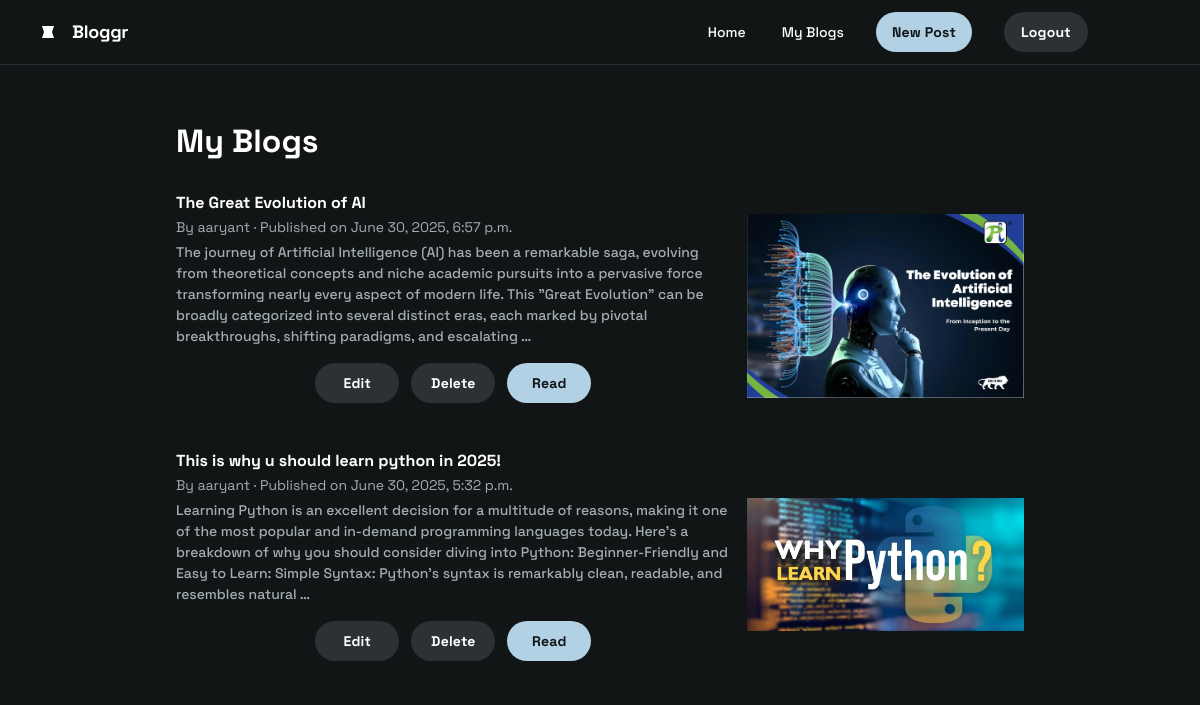
The page /myblogs/ (signed in) on the database its author committed.
### blogger/models.py (models this page shows)
class blogs(models.Model):
    blog_text=models.TextField()
    blog_title=models.CharField(max_length=500)
    blog_image=models.ImageField(upload_to='blogimg', null=True, blank=True)
    created_at=models.DateTimeField(auto_now=True)
    user=models.ForeignKey(User,on_delete=models.CASCADE, null=True, blank=True)

### blogger/views.py (the view)
# urls.py: path("myblogs/", views.myblogs),
def myblogs(request):
    return render(request, "myblogs.html", {"blogs":blogs.objects.filter(user=request.user)})

### blogger/templates/myblogs.html
{% extends "base.html" %}
{% block content %}
<div class="px-40 flex flex-1 justify-center py-5">
    <div class="layout-content-container flex flex-col max-w-[960px] flex-1">
        <div class="flex flex-wrap justify-between gap-3 p-4"><p class="text-white tracking-light text-[32px] font-bold leading-tight min-w-72">My Blogs</p></div>
        {% for blog in blogs %}
            <div class="p-4">
              <div class="flex items-stretch justify-between gap-4 rounded-xl">
                <div class="flex flex-[2_2_0px] flex-col gap-4">
                  <div class="flex flex-col gap-1">
                    <p class="text-white text-base font-bold leading-tight">{{blog.blog_title}}</p>
                    <p class="text-[#a2adb3] text-sm font-normal leading-normal">By {{blog.user.username}} · Published on {{blog.created_at}}</p>
                    <p class="text-[#a2adb3] text-sm font-medium leading-normal">{{ blog.blog_text|truncatewords:50 }}<div class="flex justify-stretch">
              <div class="flex flex-1 gap-3 flex-wrap px-4 py-3 justify-center">
                <button
                  class="flex min-w-[84px] max-w-[480px] cursor-pointer items-center justify-center overflow-hidden rounded-full h-10 px-4 bg-[#2c3135] text-white text-sm font-bold leading-normal tracking-[0.015em]"
                >
                  <span class="truncate"><a href="/update/{{blog.id}}/">Edit</a></span>
                </button>
                <button
                  class="flex min-w-[84px] max-w-[480px] cursor-pointer items-center justify-center overflow-hidden rounded-full h-10 px-4 bg-[#2c3135] text-white text-sm font-bold leading-normal tracking-[0.015em]"
                >
                  <span class="truncate"><a href="/del/{{blog.id}}">Delete</a></span>
                </button>
                <button
                  class="flex min-w-[84px] max-w-[480px] cursor-pointer items-center justify-center overflow-hidden rounded-full h-10 px-4 bg-[#b2d1e5] text-[#121516] text-sm font-bold leading-normal tracking-[0.015em]"
                >
                  <span class="truncate"><a href="/read_myblog/{{blog.id}}">Read</a></span>
                </button>
              </div>
            </div></p>
                  </div>
                </div>
                <div
                  class="w-full bg-center bg-no-repeat aspect-video bg-cover rounded-xl flex-1"
                  style='background-image: url("/media/{{blog.blog_image}}"); background-size:contain; background-position: center; background-repeat: no-repeat;'
                ></div>
              </div>
            </div>
{% endfor %}
          </div>
        </div>
{% endblock %}

### blogger/templates/base.html (shortened to what this page needs)
<html>
  <head>
    <script src="https://cdn.tailwindcss.com?plugins=forms,container-queries"></script>
  </head>
  <body>
    <div class="relative flex size-full min-h-screen flex-col bg-[#121516] dark group/design-root overflow-x-hidden" style='font-family: "Space Grotesk", "Noto Sans", sans-serif;'>
      <div class="layout-container flex h-full grow flex-col">
        <header class="flex items-center justify-between whitespace-nowrap border-b border-solid border-b-[#2c3135] px-10 py-3">
          <div class="flex items-center gap-4 text-white">
            <div class="size-4">
              <svg viewBox="0 0 48 48" fill="none" xmlns="http://www.w3.org/2000/svg"><path d="M6 6H42L36 24L42 42H6L12 24L6 6Z" fill="currentColor"></path></svg>
            </div>
            <h2 class="text-white text-lg font-bold leading-tight tracking-[-0.015em]"><a href="/list/">Bloggr</a></h2>
          </div>
          <div class="flex flex-1 justify-end gap-8">
            <div class="flex items-center gap-9">
              <a class="text-white text-sm font-medium leading-normal" href="/list/">Home</a>
              {% if request.user.is_authenticated %}
              <a class="text-white text-sm font-medium leading-normal" href="/myblogs/">My Blogs</a>
              {% endif %}
            </div>
            <button
              class="flex min-w-[84px] max-w-[480px] cursor-pointer items-center justify-center overflow-hidden rounded-full h-10 px-4 bg-[#b2d1e5] text-[#121516] text-sm font-bold leading-normal tracking-[0.015em]"
            >
              <span class="truncate">{% if request.user.is_authenticated %}<a href="/create/">New Post</a>
                  {% else %}<a href="/auth/register/">Create Account</a>
                  {% endif %}
                </span>
            </button>
            {% if request.user.is_authenticated %}
            <button
                class="flex min-w-[84px] max-w-[480px] cursor-pointer items-center justify-center overflow-hidden rounded-full h-10 px-4 bg-[#2c3135] text-white text-sm font-bold leading-normal tracking-[0.015em]"
              >
                <span class="truncate">
                  <a href="/auth/logout">Logout
                  </a>
                </span>
              </button>
              {% endif %}
            {% if request.user.is_authenticated %}
              <div
              class="bg-center bg-no-repeat aspect-square bg-cover rounded-full size-10"
              style='background-image: url("https://cdn.pixabay.com/photo/2023/02/18/11/00/icon-7797704_640.png");'
            ></div>
            {% endif %}
          </div>
        </header>
        <div id="alert-container" class="px-40 pt-5">
        </div>
        {% block content %}
        {% endblock %}
      </div>
    </div>
  </body>
</html>

### rows shown on the page
blogs: blog_title "The Great Evolution of AI", user.username "aaryant", created_at "June 30, 2025, 6:57 p.m.", blog_text "The journey of Artificial Intelligence (AI) has been a remarkable saga, evolving from theoretical concepts and niche academic pursuits into a pervasive force transforming nearly every aspect of modern life. This \"Great Evolution\" can be broadly categorized into several distinct eras, each marked by pivotal breakthroughs, shifting paradigms, and escalating …", blog_image (picture)
blogs: blog_title "This is why u should learn python in 2025!", user.username "aaryant", created_at "June 30, 2025, 5:32 p.m.", blog_text "Learning Python is an excellent decision for a multitude of reasons, making it one of the most popular and in-demand programming languages today. Here's a breakdown of why you should consider diving into Python: Beginner-Friendly and Easy to Learn: Simple Syntax: Python's syntax is remarkably clean, readable, and resembles natural …", blog_image (picture)
